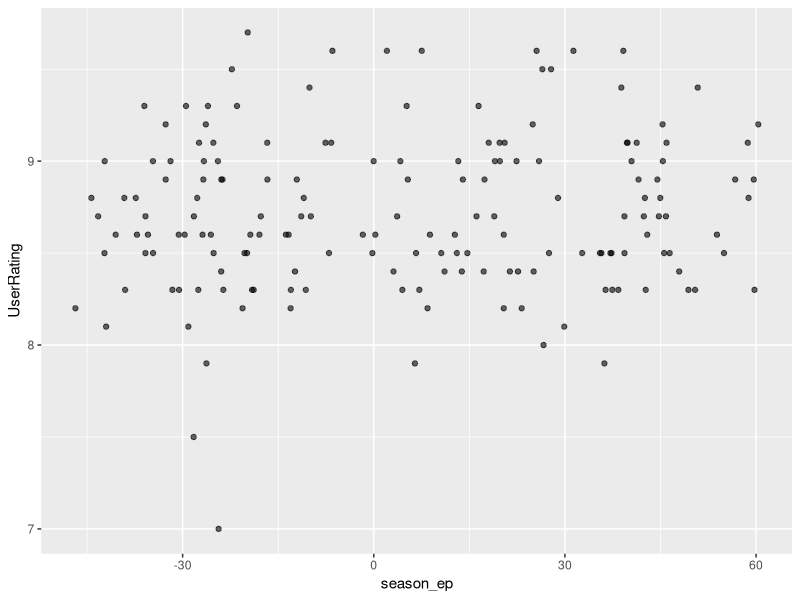

This figure's R source:
library('ggplot2')
library('tidyr')
library('dplyr')
library('readr')

series = read_csv(file = "dados/series_from_imdb.csv") %>% 
  select(series_name, series_ep, season, season_ep, Episode, UserRating, UserVotes) %>% 
  filter(series_name %in% c("Black Mirror", "13 Reasons Why", "Sense8", "House of Cards", "Stranger Things")) %>%
  group_by(series_name)
  
  

series %>% summarise(desvio = sd(UserRating))


ggplot(series, aes(x = `season_ep`, 
                   y = `UserRating`))+
                
  geom_jitter(width = 50, height = 0, alpha = .6)
  coord_flip()
